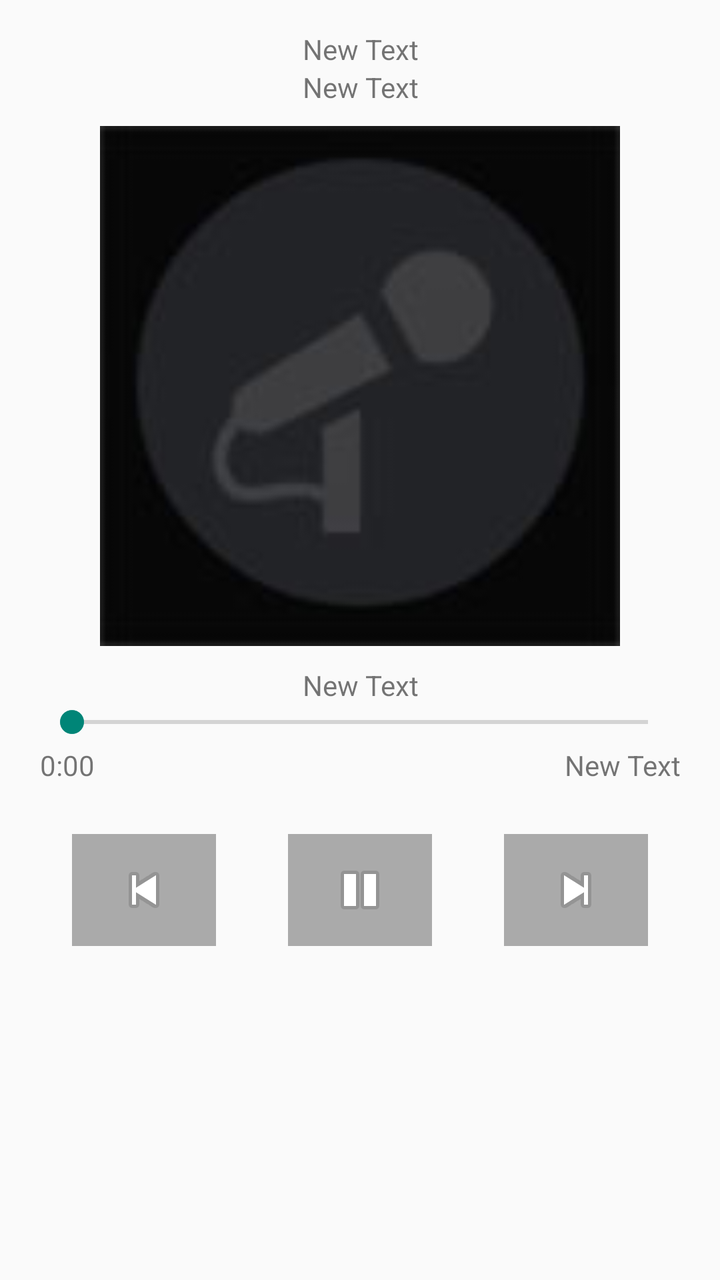
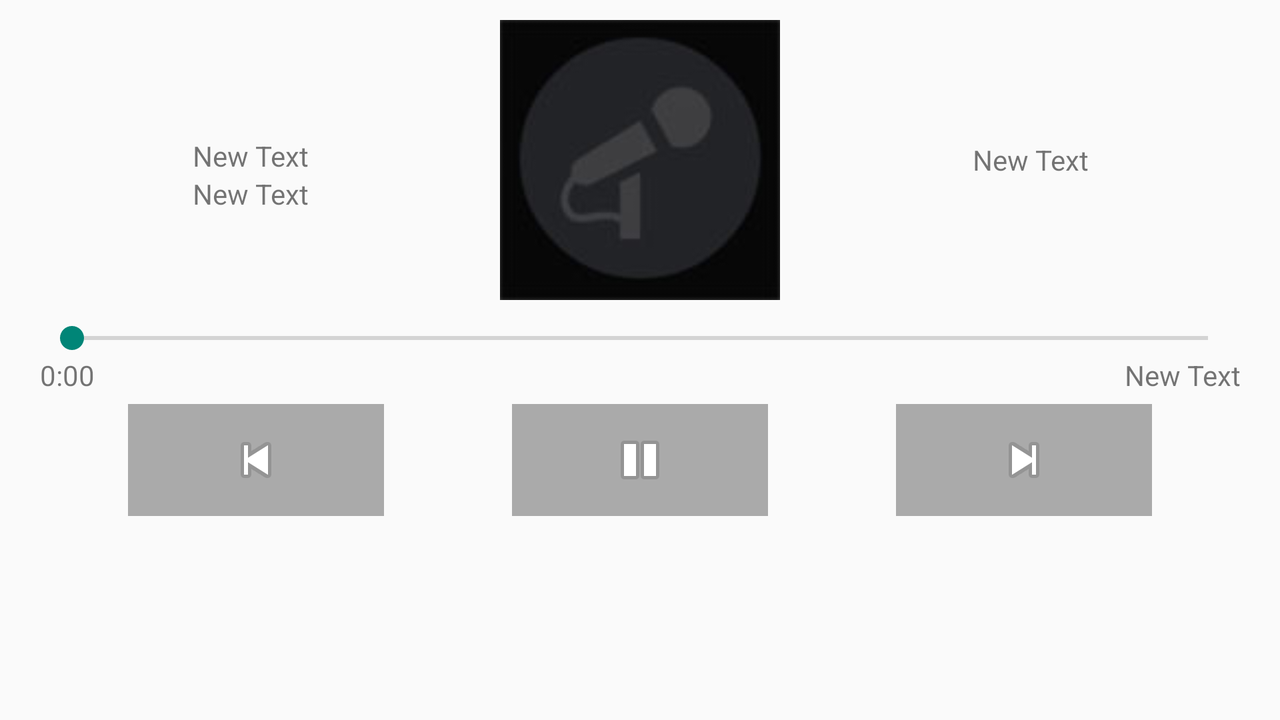

First picture: res/layout/ on a phone held upright. Second picture: the repository's own variant of that layout, on a device whose configuration matches the variant's folder. Source for both follows.
<!-- AndroidManifest.xml: application theme AppTheme -->
<!-- res/layout/fragment_music_player.xml -->
<RelativeLayout
    xmlns:android="http://schemas.android.com/apk/res/android"
    xmlns:tools="http://schemas.android.com/tools"
    android:orientation="vertical"
    android:layout_width="match_parent"
    android:layout_height="match_parent"
    tools:context="com.brianduverneay.spotifystreamer.ui.MusicPlayerActivityFragment">



    <TextView
        android:layout_width="match_parent"
        android:layout_height="wrap_content"
        android:text="New Text"
        android:id="@+id/artist_textView"
        android:gravity="center"
        android:layout_marginTop="15dp"/>

    <TextView
        android:layout_width="match_parent"
        android:layout_height="wrap_content"
        android:text="New Text"
        android:id="@+id/album_textView"
        android:gravity="center"
        android:layout_below="@id/artist_textView"/>

    <ImageView
        android:layout_width="260dp"
        android:layout_height="260dp"
        android:id="@+id/player_album_image"
        android:layout_marginTop="10dp"
        android:src="@drawable/no_artist_icon"
        android:layout_below="@id/album_textView"
        android:layout_centerHorizontal="true"
        />

    <TextView
        android:layout_width="match_parent"
        android:layout_height="wrap_content"
        android:text="New Text"
        android:id="@+id/trackName_textView"
        android:gravity="center"
        android:layout_marginTop="10dp"
        android:layout_below="@id/player_album_image"/>

    <SeekBar
        android:layout_width="match_parent"
        android:layout_height="wrap_content"
        android:id="@+id/seekBar"
        android:layout_marginLeft="20dp"
        android:layout_marginRight="20dp"
        android:layout_below="@id/trackName_textView"
        />

    <LinearLayout
        android:id="@+id/linlayout_trackprogress"
        android:orientation="horizontal"
        android:layout_width="match_parent"
        android:layout_height="wrap_content"
        android:layout_marginTop="3dp"
        android:layout_marginLeft="20dp"
        android:layout_marginRight="20dp"
        android:layout_below="@id/seekBar">

        <TextView
            android:layout_width="0dp"
            android:layout_height="wrap_content"
            android:text="0:00"
            android:id="@+id/track_progress"
            android:layout_weight="1"/>

        <TextView
            android:layout_width="0dp"
            android:layout_height="wrap_content"
            android:text="New Text"
            android:id="@+id/track_duration"
            android:layout_weight="1"
            android:gravity="right"/>
    </LinearLayout>

    <LinearLayout
        android:orientation="horizontal"
        android:layout_width="match_parent"
        android:layout_height="match_parent"
        android:layout_marginTop="25dp"
        android:layout_marginBottom="25dp"
        android:layout_below="@id/linlayout_trackprogress">
        <View
            android:layout_width="0dp"
            android:layout_height="50dp"
            android:layout_weight=".5" />

        <ImageButton
            android:layout_width="0dp"
            android:layout_weight="1"
            android:layout_height="wrap_content"
            android:id="@+id/player_previous"
            android:src="@android:drawable/ic_media_previous"
            android:background="@drawable/player_buttons"

            android:padding="12dp"


            />
        <View
            android:layout_width="0dp"
            android:layout_height="50dp"
            android:layout_weight=".5" />

        <ImageButton
            android:layout_width="0dp"
            android:layout_weight="1"
            android:layout_height="wrap_content"
            android:id="@+id/player_playpause"
            android:src="@android:drawable/ic_media_pause"
            android:padding="12dp"
            android:background="@android:color/darker_gray" />

        <View
            android:layout_width="0dp"
            android:layout_height="50dp"
            android:layout_weight=".5" />
            />

        <ImageButton
            android:layout_width="0dp"
            android:layout_weight="1"
            android:layout_height="wrap_content"
            android:id="@+id/player_next"
            android:src="@android:drawable/ic_media_next"

            android:background="@drawable/player_buttons"
            android:padding="12dp"

            />
        <View
            android:layout_width="0dp"
            android:layout_height="50dp"
            android:layout_weight=".5" />

    </LinearLayout>

</RelativeLayout>
<!-- resources referenced by this layout -->
<resources>
  <!-- drawable no_artist_icon: jpg bitmap (drawable, 1873 bytes) -->
  <!-- drawable player_buttons (drawable) -->
  <?xml version="1.0" encoding="utf-8"?>
  <selector
      xmlns:android="http://schemas.android.com/apk/res/android">
  
      <item
          android:state_focused="true"
          android:drawable="@color/light_gray"/>
      <item
          android:state_pressed="true"
          android:drawable="@color/light_gray"/>
  
      <item android:drawable="@android:color/darker_gray" />
  </selector>
  <style name="AppTheme" parent="Base.Theme.AppCompat.Light.DarkActionBar">
          
      </style>
  <item name="light_gray" type="color">#BBBBBB</item>
</resources>
<!-- res/layout-land/fragment_music_player.xml (the author's variant of the layout above) -->
<!-- drawn on the phone turned sideways -->
<LinearLayout
    xmlns:android="http://schemas.android.com/apk/res/android"
    xmlns:tools="http://schemas.android.com/tools"
    android:orientation="vertical"
    android:layout_width="match_parent"
    android:layout_height="match_parent"
    tools:context="com.brianduverneay.spotifystreamer.ui.MusicPlayerActivityFragment">
    <LinearLayout
        android:orientation="horizontal"
        android:layout_width="match_parent"
        android:layout_height="wrap_content"
>
        <LinearLayout
            android:orientation="vertical"
            android:layout_width="0dp"
            android:layout_weight="1"
            android:layout_height="wrap_content"
            android:layout_gravity="center">
            <TextView
                android:layout_width="match_parent"
                android:layout_height="wrap_content"
                android:text="New Text"
                android:id="@+id/artist_textView"
                android:gravity="center"

                android:layout_marginTop="15dp"/>

            <TextView
                android:layout_width="match_parent"
                android:layout_height="wrap_content"
                android:text="New Text"
                android:id="@+id/album_textView"

                android:gravity="center"/>
        </LinearLayout>

        <ImageView
            android:layout_width="140dp"
            android:layout_height="140dp"
            android:id="@+id/player_album_image"
            android:layout_gravity="center"
            android:layout_marginTop="10dp"
            android:src="@drawable/no_artist_icon"
            android:layout_marginBottom="10dp"/>

        <TextView
            android:layout_width="0dp"
            android:layout_height="wrap_content"
            android:text="New Text"
            android:id="@+id/trackName_textView"
            android:gravity="center"
            android:layout_weight="1"
            android:layout_gravity="center_vertical"/>
    </LinearLayout>

    <SeekBar
        android:layout_width="match_parent"
        android:layout_height="wrap_content"
        android:id="@+id/seekBar"
        android:layout_marginLeft="20dp"
        android:layout_marginRight="20dp"
        />

    <LinearLayout
        android:orientation="horizontal"
        android:layout_width="match_parent"
        android:layout_height="wrap_content"
        android:layout_marginTop="0dp"
        android:layout_marginLeft="20dp"
        android:layout_marginRight="20dp">

        <TextView
            android:layout_width="0dp"
            android:layout_height="wrap_content"
            android:text="0:00"
            android:id="@+id/track_progress"
            android:layout_weight="1"/>

        <TextView
            android:layout_width="0dp"
            android:layout_height="wrap_content"
            android:text="New Text"
            android:id="@+id/track_duration"
            android:layout_weight="1"
            android:gravity="right"/>
    </LinearLayout>

    <LinearLayout
        android:orientation="horizontal"
        android:layout_width="match_parent"
        android:layout_height="match_parent"
        android:layout_marginTop="5dp">
        <View
            android:layout_width="0dp"
            android:layout_height="50dp"
            android:layout_weight=".5" />

        <ImageButton
            android:layout_width="0dp"
            android:layout_weight="1"
            android:layout_height="wrap_content"
            android:id="@+id/player_previous"
            android:src="@android:drawable/ic_media_previous"
            android:background="@drawable/player_buttons"

            android:padding="12dp"


            />
        <View
            android:layout_width="0dp"
            android:layout_height="50dp"
            android:layout_weight=".5" />

        <ImageButton
            android:layout_width="0dp"
            android:layout_weight="1"
            android:layout_height="wrap_content"
            android:id="@+id/player_playpause"
            android:src="@android:drawable/ic_media_pause"
            android:padding="12dp"
            android:background="@android:color/darker_gray" />

        <View
            android:layout_width="0dp"
            android:layout_height="50dp"
            android:layout_weight=".5" />


        <ImageButton
            android:layout_width="0dp"
            android:layout_weight="1"
            android:layout_height="wrap_content"
            android:id="@+id/player_next"
            android:src="@android:drawable/ic_media_next"

            android:background="@drawable/player_buttons"
            android:padding="12dp"

            />
        <View
            android:layout_width="0dp"
            android:layout_height="50dp"
            android:layout_weight=".5" />
    </LinearLayout>

</LinearLayout>
